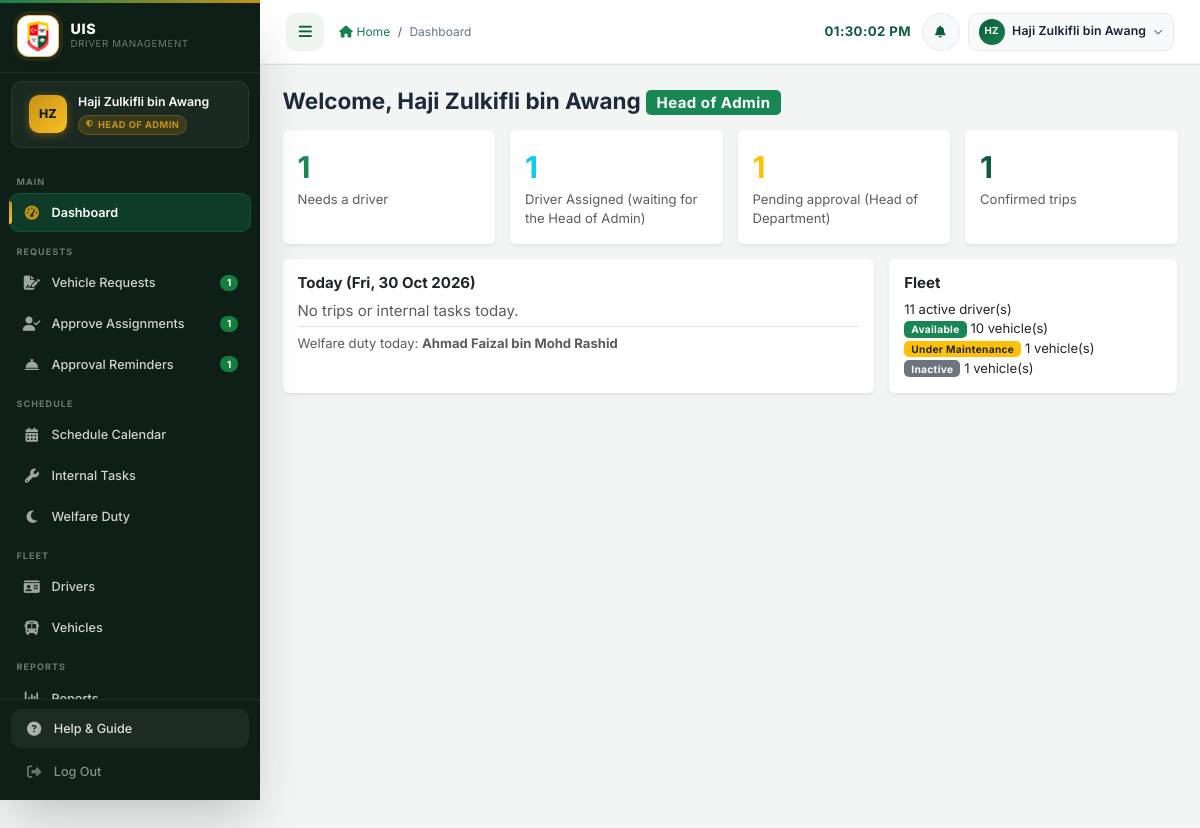
The app's page /admin/dashboard.php (signed in) with its own data.
### tables this page shows
CREATE TABLE `drivers` (
  `driver_id` int(11) NOT NULL AUTO_INCREMENT,
  `employee_id` varchar(20) NOT NULL,
  `name` varchar(100) NOT NULL,
  `phone` varchar(20) DEFAULT NULL,
  `email` varchar(100) DEFAULT NULL,
  `address` text DEFAULT NULL,
  `experience_years` decimal(4,1) NOT NULL DEFAULT 0.0,
  `license_number` varchar(50) DEFAULT NULL,
  `license_class` varchar(10) DEFAULT NULL COMMENT 'comma list: B2,D,E',
  `license_expiry` date DEFAULT NULL,
  `status` enum('active','inactive') NOT NULL DEFAULT 'active',
  `photo` varchar(255) DEFAULT NULL COMMENT 'relative path under uploads/drivers/',
  `created_at` timestamp NOT NULL DEFAULT current_timestamp(),
  `updated_at` timestamp NOT NULL DEFAULT current_timestamp() ON UPDATE current_timestamp(),
  PRIMARY KEY (`driver_id`),
  UNIQUE KEY `uq_drivers_employee_id` (`employee_id`)
);

CREATE TABLE `vehicle_requests` (
  `request_id` int(11) NOT NULL AUTO_INCREMENT,
  `staff_id` int(11) NOT NULL,
  `vehicle_id` int(11) DEFAULT NULL,
  `trip_date` date NOT NULL,
  `start_time` time NOT NULL,
  `end_time` time NOT NULL,
  `destination` varchar(255) NOT NULL,
  `purpose` text NOT NULL,
  `passenger_count` int(11) NOT NULL DEFAULT 1,
  `officer_name` varchar(255) DEFAULT NULL,
  `officer_phone` varchar(50) DEFAULT NULL,
  `waiting_place` varchar(150) DEFAULT NULL,
  `status` enum('pending','approved','assigned','rejected','processed','cancelled','lapsed','completed') NOT NULL DEFAULT 'pending',
  `supervisor_id` int(11) DEFAULT NULL,
  `supervisor_notes` text DEFAULT NULL,
  `reviewed_at` timestamp NULL DEFAULT NULL,
  `cancelled_at` timestamp NULL DEFAULT NULL,
  `schedule_id` int(11) DEFAULT NULL,
  `created_at` timestamp NOT NULL DEFAULT current_timestamp(),
  `updated_at` timestamp NOT NULL DEFAULT current_timestamp() ON UPDATE current_timestamp(),
  `status_reason` varchar(500) DEFAULT NULL,
  `cancelled_by` int(11) DEFAULT NULL,
  `cancelled_by_role` varchar(20) DEFAULT NULL,
  `return_date` date NOT NULL,
  `destination_address` varchar(500) DEFAULT NULL,
  `passenger_names` text DEFAULT NULL,
  `waiting_address` varchar(255) DEFAULT NULL,
  `depart_at` datetime GENERATED ALWAYS AS (timestamp(`trip_date`,`start_time`)) STORED,
  `return_at` datetime GENERATED ALWAYS AS (timestamp(`return_date`,`end_time`)) STORED,
  `lapsed_notified` tinyint(1) NOT NULL DEFAULT 0,
  PRIMARY KEY (`request_id`),
  KEY `fk_vr_staff` (`staff_id`),
  KEY `fk_vr_vehicle` (`vehicle_id`),
  KEY `fk_vr_supervisor` (`supervisor_id`),
  KEY `fk_vr_schedule` (`schedule_id`),
  KEY `idx_vr_period` (`depart_at`,`return_at`),
  KEY `idx_vr_status` (`status`,`created_at`),
  CONSTRAINT `fk_vr_schedule` FOREIGN KEY (`schedule_id`) REFERENCES `schedules` (`schedule_id`) ON DELETE SET NULL,
  CONSTRAINT `fk_vr_staff` FOREIGN KEY (`staff_id`) REFERENCES `users` (`user_id`) ON DELETE CASCADE,
  CONSTRAINT `fk_vr_supervisor` FOREIGN KEY (`supervisor_id`) REFERENCES `users` (`user_id`) ON DELETE SET NULL,
  CONSTRAINT `fk_vr_vehicle` FOREIGN KEY (`vehicle_id`) REFERENCES `vehicles` (`vehicle_id`) ON DELETE SET NULL
);

### config/database.php (called while the page is built, shortened)
<?php
$conn = new mysqli(DB_HOST, DB_USER, DB_PASS, DB_NAME);
$conn->set_charset("utf8mb4");
$conn->query("SET time_zone = '+08:00'");
require_once __DIR__ . '/../includes/workflow.php';
if (isLoggedIn() && !defined('SKIP_REQUEST_JOBS')) {
    try {
        runRequestJobsThrottled($conn);
    } catch (Throwable $e) {
        error_log('request jobs: ' . $e->getMessage());
    }
}
function isLoggedIn(): bool
{
    return isset($_SESSION['user_id']) && !empty($_SESSION['user_id']);
}
function roleLabel(string $role): string
{
    return match ($role) {
        'staff' => 'Staff', 'driver' => 'Driver', 'supervisor' => 'Head of Department',
        'admin', 'superadmin' => 'Administrative Assistant', 'head_admin' => 'Head of Admin', default => $role,
    };
}
function vehicleStatusBadgeClass(string $status): string
{
    return match ($status) {
        'available'   => 'bg-success',
        'in_use'      => 'bg-primary',
        'maintenance' => 'bg-warning text-dark',
        'inactive'    => 'bg-secondary',
        default       => 'bg-dark',
    };
}
function vehicleStatusLabel(string $status): string
{
    return ['available' => 'Available', 'in_use' => 'In Use', 'maintenance' => 'Under Maintenance', 'inactive' => 'Inactive'][$status] ?? ucfirst($status);
}

### includes/workflow.php (called while the page is built, shortened)
<?php
function getSetting(mysqli $conn, string $key, ?string $default = null): ?string
{
    static $cache = null;
    if ($cache === null || isset($GLOBALS['__settings_dirty'])) {
        $cache = [];
        try {
            $r = $conn->query('SELECT setting_key, setting_value FROM settings');
            while ($r && ($row = $r->fetch_assoc())) { $cache[$row['setting_key']] = $row['setting_value']; }
        } catch (Throwable $e) {
        }
    }
    return $cache[$key] ?? ($default ?? (SETTING_DEFAULTS[$key] ?? null));
}
function getSettingInt(mysqli $conn, string $key): int
{
    return (int)getSetting($conn, $key);
}
function changeRequestStatus(mysqli $conn, int $request_id, string $to, array $o = []): array
{
    $reason = isset($o['reason']) ? trim((string)$o['reason']) : null;
    $system = !empty($o['system']);
    $conn->begin_transaction();
    try {
        $stmt = $conn->prepare('SELECT * FROM vehicle_requests WHERE request_id = ? FOR UPDATE');
        $stmt->bind_param('i', $request_id);
        $stmt->execute();
        $req = $stmt->get_result()->fetch_assoc();
        $conn->commit();
    } catch (Throwable $e) {
        $conn->rollback();
        error_log('changeRequestStatus: ' . $e->getMessage());
        return ['ok' => false, 'message' => 'Database error. Please try again.'];
    }
    return ['ok' => true, 'message' => 'Request ' . requestStatusLabel($to) . '.'];
}
function runRequestJobs(mysqli $conn): array
{
    $out = ['lapsed' => 0, 'cancelled' => 0, 'completed' => 0];
    $hours = max(1, getSettingInt($conn, 'LAPSE_HOURS'));
    $stmt = $conn->prepare("SELECT request_id FROM vehicle_requests WHERE status = 'pending'
                              AND (created_at <= DATE_SUB(NOW(), INTERVAL ? HOUR) OR depart_at <= NOW())");
    $stmt->bind_param('i', $hours);
    $stmt->execute();
    foreach ($stmt->get_result()->fetch_all(MYSQLI_ASSOC) as $row) {
        if (changeRequestStatus($conn, (int)$row['request_id'], 'lapsed', ['system' => true])['ok']) { $out['lapsed']++; }
    }
    $r = $conn->query("SELECT request_id FROM vehicle_requests WHERE status IN ('approved', 'assigned') AND depart_at <= NOW()");
    foreach ($r->fetch_all(MYSQLI_ASSOC) as $row) {
        $res = changeRequestStatus($conn, (int)$row['request_id'], 'cancelled', [
            'system' => true, 'reason' => 'The request was not confirmed before the trip time.',
        ]);
        if ($res['ok']) { $out['cancelled']++; }
    }
    $r = $conn->query("SELECT vr.request_id FROM vehicle_requests vr WHERE vr.status = 'processed'
                          AND GREATEST(vr.return_at, IFNULL((SELECT MAX(s.end_dt) FROM schedules s WHERE s.request_id = vr.request_id AND s.status <> 'cancelled'), vr.return_at)) < NOW()");
    foreach ($r->fetch_all(MYSQLI_ASSOC) as $row) {
        if (changeRequestStatus($conn, (int)$row['request_id'], 'completed', ['system' => true])['ok']) { $out['completed']++; }
    }
    return $out;
}
function runRequestJobsThrottled(mysqli $conn): void
{
    $file = sys_get_temp_dir() . '/uis_jobs_last_run_' . md5(__DIR__);
    $fh = @fopen($file, 'c+');
    if (flock($fh, LOCK_EX | LOCK_NB)) {
        $last = (int)trim((string)stream_get_contents($fh));
        if (time() - $last >= 300) {
            try {
                runRequestJobs($conn);
            } finally {
                ftruncate($fh, 0); rewind($fh); fwrite($fh, (string)time());
            }
        }
    }
}

### admin/dashboard.php (the view, shortened to what this page needs)
<?php
require_once '../config/database.php';
require_once '../includes/admin_page.php';
$c = [];
foreach ($conn->query("SELECT status, COUNT(*) AS n FROM vehicle_requests GROUP BY status")->fetch_all(MYSQLI_ASSOC) as $r) { $c[$r['status']] = (int)$r['n']; }
$vehicles = [];
foreach ($conn->query("SELECT status, COUNT(*) AS n FROM vehicles GROUP BY status")->fetch_all(MYSQLI_ASSOC) as $r) { $vehicles[$r['status']] = (int)$r['n']; }
$drivers = (int)$conn->query("SELECT COUNT(*) FROM drivers WHERE status = 'active'")->fetch_row()[0];
$today = $conn->query(
    "SELECT s.start_dt, s.end_dt, s.leg_no, s.destination, d.name AS driver, v.plate_number, vr.status AS req_status, vr.request_id
       FROM schedules s LEFT JOIN drivers d ON d.driver_id = s.driver_id LEFT JOIN vehicles v ON v.vehicle_id = s.vehicle_id
       LEFT JOIN vehicle_requests vr ON vr.request_id = s.request_id
      WHERE s.status <> 'cancelled' AND DATE(s.start_dt) = CURDATE() ORDER BY s.start_dt"
)->fetch_all(MYSQLI_ASSOC);
$internal = $conn->query(
    "SELECT t.task_type, t.start_dt, t.end_dt, d.name AS driver, t.description FROM internal_tasks t JOIN drivers d ON d.driver_id = t.driver_id
      WHERE t.status = 'active' AND t.task_date = CURDATE() ORDER BY t.start_dt"
)->fetch_all(MYSQLI_ASSOC);
$welfare = $conn->query("SELECT d.name FROM welfare_roster w JOIN drivers d ON d.driver_id = w.driver_id WHERE w.duty_date = CURDATE()")->fetch_row()[0] ?? null;
$tiles = [
    ['Needs a driver', $c['approved'] ?? 0, 'vehicle_requests.php?tab=approved', 'success'],
    ['Driver Assigned (waiting for the Head of Admin)', $c['assigned'] ?? 0, isHeadAdmin() ? 'approve_assignments.php' : 'vehicle_requests.php?tab=assigned', 'info'],
    ['Pending approval (Head of Department)', $c['pending'] ?? 0, 'reminders.php', 'warning'],
    ['Confirmed trips', $c['processed'] ?? 0, 'vehicle_requests.php?tab=processed', 'primary'],
];
?>
    <h4 class="fw-bold mb-3">Welcome, <?= htmlspecialchars($_SESSION['full_name'] ?? '') ?> <span class="badge bg-success fs-6 align-middle"><?= htmlspecialchars(roleLabel($_SESSION['role'])) ?></span></h4>
    <div class="row g-3 mb-3">
        <?php foreach ($tiles as [$label, $n, $href, $tone]): ?>
        <div class="col-6 col-lg-3"><a href="<?= $href ?>" class="text-decoration-none"><div class="card border-0 shadow-sm h-100"><div class="card-body py-3">
            <div class="fs-2 fw-bold text-<?= $tone ?>"><?= (int)$n ?></div><div class="small text-muted"><?= htmlspecialchars($label) ?></div>
        </div></div></a></div>
        <?php endforeach; ?>
    </div>
    <div class="row g-3">
        <div class="col-lg-8">
            <div class="card border-0 shadow-sm h-100"><div class="card-body">
                <h6 class="fw-bold">Today (<?= date('D, d M Y') ?>)</h6>
                <?php if (!$today && !$internal): ?><div class="text-muted">No trips or internal tasks today.</div><?php endif; ?>
                <div class="small text-muted border-top pt-2 mt-1">Welfare duty today: <strong><?= htmlspecialchars((string)($welfare ?? 'not set')) ?></strong></div>
            </div></div>
        </div>
        <div class="col-lg-4">
            <div class="card border-0 shadow-sm h-100"><div class="card-body small">
                <h6 class="fw-bold">Fleet</h6>
                <div><?= $drivers ?> active driver(s)</div>
                <?php foreach (['available', 'maintenance', 'inactive'] as $st): ?>
                    <div><span class="badge <?= vehicleStatusBadgeClass($st) ?>"><?= htmlspecialchars(vehicleStatusLabel($st)) ?></span> <?= $vehicles[$st] ?? 0 ?> vehicle(s)</div>
                <?php endforeach; ?>
            </div></div>
        </div>
    </div>

### assets/css/style.css (style rules this page uses)
:root { --uis-primary: #0b5d3b; --uis-secondary: #15804f; --uis-accent: #c69214; --uis-light: #eef5f1; --uis-dark: #122018; --uis-success: #15803d; --uis-danger: #b91c1c; --uis-warning: #b45309; --uis-info: #0e7490; --grad-blue: linear-gradient(135deg, #0a4d31 0%, #0e6b45 100%); --grad-green: linear-gradient(135deg, #11564f 0%, #148076 100%); --grad-amber: linear-gradient(135deg, #8a6410 0%, #b58a1a 100%); --grad-red: linear-gradient(135deg, #7f1d1d 0%, #a82727 100%); --grad-purple: linear-gradient(135deg, #334155 0%, #475569 100%); --grad-teal: linear-gradient(135deg, #134e4a 0%, #0f766e 100%); --grad-sky: linear-gradient(135deg, #27556d 0%, #35708f 100%); --sidebar-width: 260px; --sidebar-bg: #0e1f17; --sidebar-text: rgba(255,255,255,.80); --sidebar-muted: rgba(255,255,255,.40); --sidebar-active-bg: rgba(21,128,79,.30); --sidebar-hover-bg: rgba(255,255,255,.06); --sidebar-border: rgba(255,255,255,.07); --header-height: 64px; --shadow-xs: 0 1px 3px rgba(18,32,24,.06), 0 1px 2px rgba(18,32,24,.04); --shadow-sm: 0 4px 6px -1px rgba(18,32,24,.08), 0 2px 4px -1px rgba(18,32,24,.05); --shadow-md: 0 10px 15px -3px rgba(18,32,24,.10), 0 4px 6px -2px rgba(18,32,24,.06); --shadow-lg: 0 20px 25px -5px rgba(18,32,24,.12), 0 10px 10px -5px rgba(18,32,24,.05); --shadow-xl: 0 25px 50px -12px rgba(18,32,24,.25); --shadow-glow-blue: var(--shadow-sm); --shadow-glow-green: var(--shadow-sm); --shadow-glow-amber: var(--shadow-sm); --shadow-glow-red: var(--shadow-sm); --radius-sm: 6px; --radius-md: 10px; --radius-lg: 14px; --radius-xl: 20px; --transition: all .25s cubic-bezier(.4,0,.2,1); --font-base: 'Inter', 'Segoe UI', system-ui, sans-serif; }
*,*::before,*::after { box-sizing: border-box; margin: 0; padding: 0; }
html { scroll-behavior: smooth; font-size: 15px; }
body { font-family: var(--font-base); background: #f3f5f4; color: #1e293b; min-height: 100vh; overflow-x: hidden; }
@media (min-width: 992px) { body { padding-left: var(--sidebar-width); padding-top: var(--header-height); transition: padding-left .3s ease; } }
a { color: var(--uis-secondary); text-decoration: none; transition: var(--transition); }
.badge { font-size: .68rem; font-weight: 700; padding: .32em .70em; border-radius: 5px; letter-spacing: .03em; }
.text-primary { color: var(--uis-primary) !important; }

### records on screen
drivers: name "Ahmad Faizal bin Mohd Rashid"
vehicle_requests: staff "10", schedule "1"

### other values on screen
$initials "HZ"
$full_name "Haji Zulkifli bin Awang"
$role_label "HEAD OF ADMIN"
$_section "MAIN"
$_label "Dashboard"
$_section "REQUESTS"
$_label "Vehicle Requests"
$_badge[$_bk] "1"
$_label "Approve Assignments"
$_label "Approval Reminders"
$_section "SCHEDULE"
$_label "Schedule Calendar"
$_label "Internal Tasks"
$_label "Welfare Duty"
$_section "FLEET"
